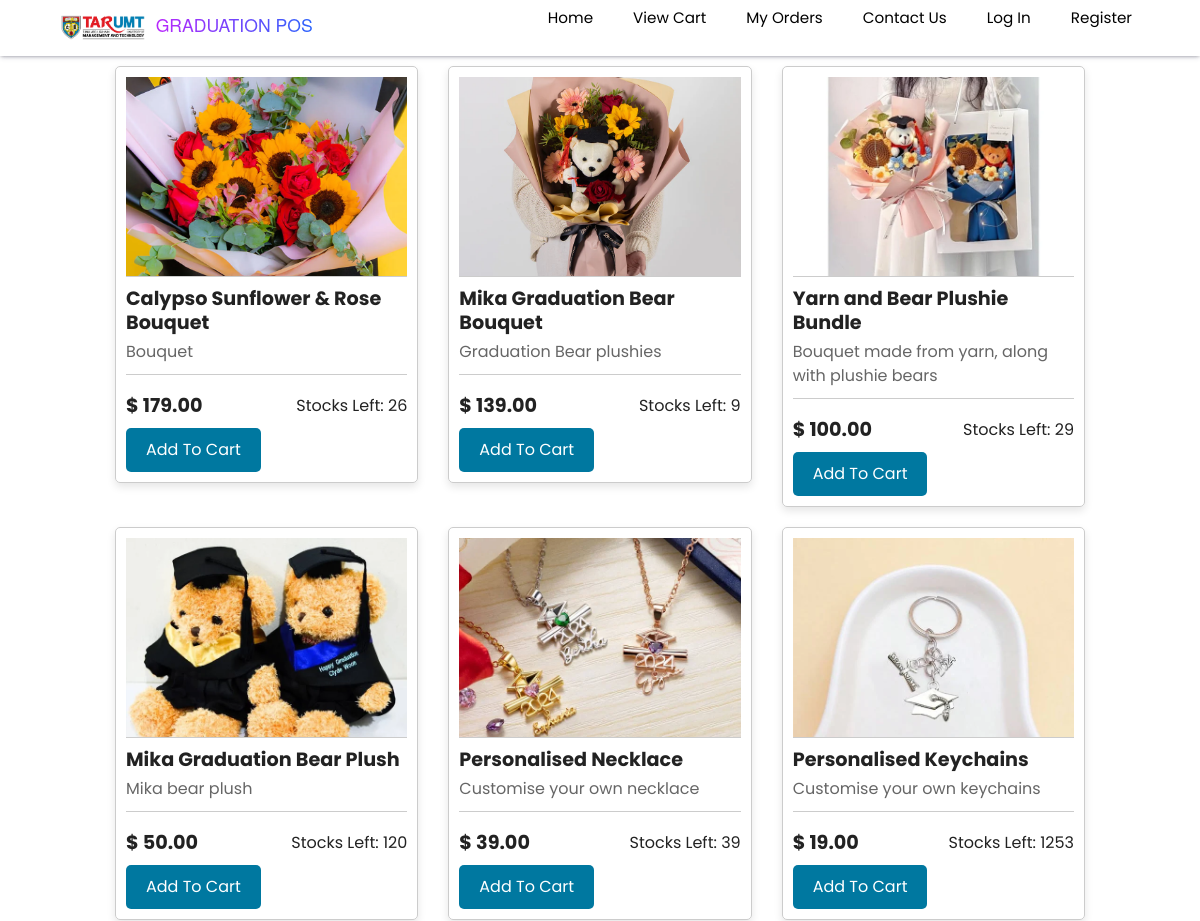
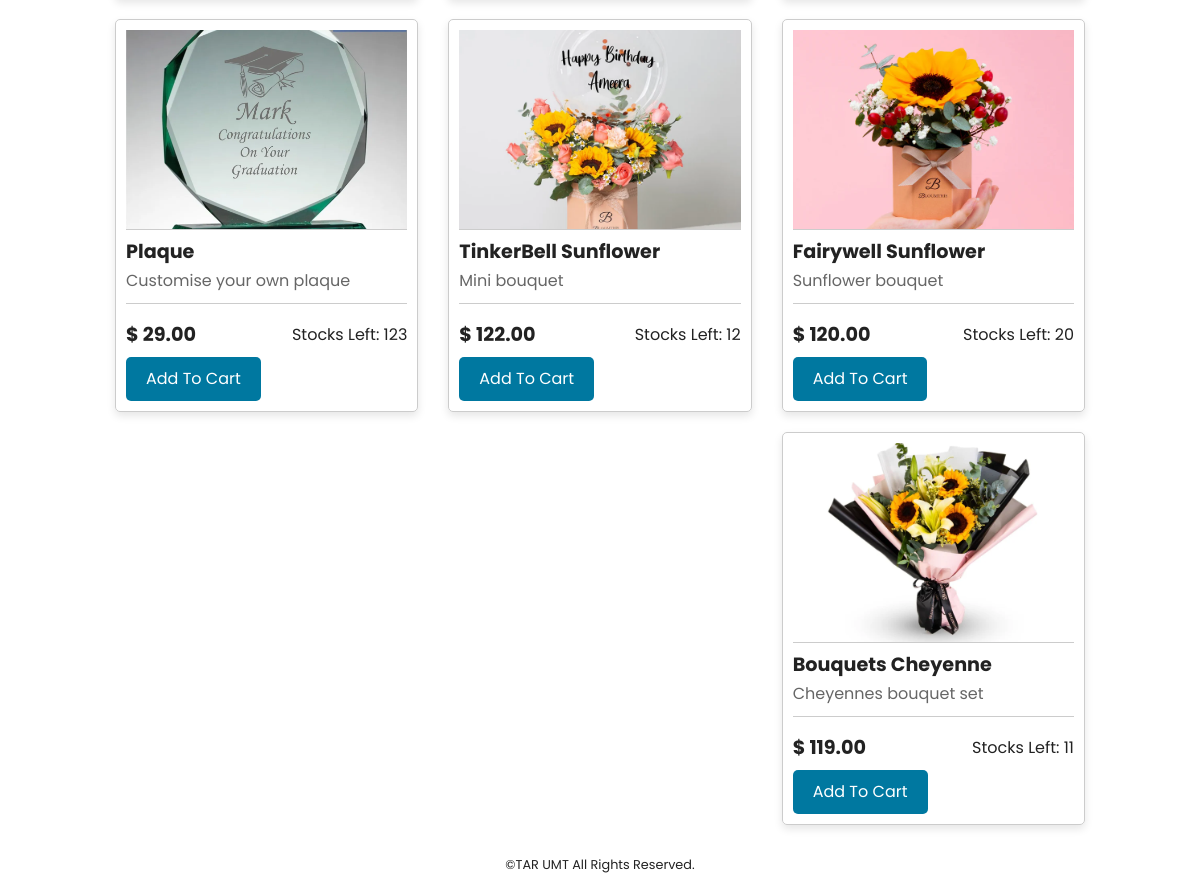
/products.php, run on the app's committed database (2 pictures, top to bottom).
### tables this page shows
CREATE TABLE `products` (
  `id` int(11) NOT NULL,
  `product_code` varchar(60) NOT NULL,
  `product_name` varchar(60) NOT NULL,
  `product_desc` tinytext NOT NULL,
  `product_img_name` varchar(60) NOT NULL,
  `qty` int(5) NOT NULL,
  `price` decimal(10,2) NOT NULL
);

### products.php (the view, shortened to what this page needs)
<?php
include 'config.php';
?>
<!doctype html>
<html class="no-js" lang="en">
<head>
    <link rel="stylesheet" href="css/foundation.css"/>
</head>
<body>
<?php include 'include/header.php'; ?>
<div class="row" style="margin-top:10px;">
    <div class="small-12">
        <?php
        $result = $mysqli->query('SELECT * FROM products');
        if($result){
            while($obj = $result->fetch_object()) {
                ?>
                <div class="small-12 medium-4 columns">
                    <div class="card">
                        <div class="card-img">
                            <div class="img" style="background-image: url('images/products/<?php echo $obj->product_img_name; ?>');"></div>
                        </div>
                        <div class="card-title"><?php echo $obj->product_name; ?></div>
                        <div class="card-subtitle"><?php echo $obj->product_desc; ?></div>
                        <hr class="card-divider">
                        <div class="card-footer">
                            <div class="card-price"><span>$</span> <?php echo $obj->price; ?></div>
                            <?php if($obj->qty > 0): ?>
                                <div>Stocks Left: <?php echo $obj->qty; ?></div>
                            <?php else: ?>
                                <div>Out Of Stock</div>
                            <?php endif; ?>
                        </div>
                        <div class="card-footer">
                            <a href="update-cart.php?action=add&id=<?php echo $obj->id; ?>" class="card-btn">Add To Cart</a>
                        </div>
                    </div>
                </div>
                <?php
            }
        }
        ?>
    </div>
</div>
<?php include 'include/footer.php'; ?>
</body>
</html>

### products.php (style rules this page uses)
.card { border: 1px solid #ccc; border-radius: 5px; padding: 10px; margin-bottom: 20px; box-shadow: 0 4px 8px rgba(0, 0, 0, 0.1); }
.card-img { height: 200px; overflow: hidden; border-bottom: 1px solid #ccc; }
.card-img .img { background-size: cover; background-position: center; height: 100%; width: 100%; }
.card-title { font-size: 1.2em; font-weight: bold; margin-top: 10px; }
.card-subtitle { color: #666; margin-top: 5px; }
.card-divider { margin-top: 10px; border: 0; border-top: 1px solid #ccc; }
.card-footer { display: flex; justify-content: space-between; align-items: center; margin-top: 10px; }
.card-price { font-size: 1.2em; font-weight: bold; }
.card-btn { background: #0078A0; border: none; color: #fff; font-size: 1em; padding: 10px 20px; border-radius: 5px; cursor: pointer; }

### include/header.php (style rules this page uses)
* { box-sizing: border-box; -webkit-font-smoothing: antialiased; -moz-osx-font-smoothing: grayscale; }
body { padding: 0; margin: 0; font-family: "Poppins", sans-serif; }

### data on the page
products: product_img_name (picture), product_name "Calypso Sunflower & Rose Bouquet", product_desc "Bouquet", price "179.00", qty "26"
products: product_img_name (picture), product_name "Mika Graduation Bear Bouquet", product_desc "Graduation Bear plushies", price "139.00", qty "9"
products: product_img_name (picture), product_name "Yarn and Bear Plushie Bundle", product_desc "Bouquet made from yarn, along with plushie bears", price "100.00", qty "29"
products: product_img_name (picture), product_name "Mika Graduation Bear Plush", product_desc "Mika bear plush", price "50.00", qty "120"
products: product_img_name (picture), product_name "Personalised Necklace", product_desc "Customise your own necklace", price "39.00", qty "39"
products: product_img_name (picture), product_name "Personalised Keychains", product_desc "Customise your own keychains", price "19.00", qty "1253"
products: product_img_name (picture), product_name "Plaque", product_desc "Customise your own plaque", price "29.00", qty "123"
products: product_img_name (picture), product_name "TinkerBell Sunflower", product_desc "Mini bouquet", price "122.00", qty "12"
products: product_img_name (picture), product_name "Fairywell Sunflower", product_desc "Sunflower bouquet", price "120.00", qty "20"
products: product_img_name (picture), product_name "Bouquets Cheyenne", product_desc "Cheyennes bouquet set", price "119.00", qty "11"
